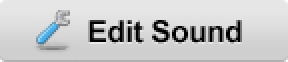
#> input picture media/images/edit_sound-thumbnail.jpg, 144 x 31 px (shown 2 times larger)
$ python images.py ../media/images/edit_sound-thumbnail.jpg 100
#> lines starting #> are read from the running program, lines starting #| are printed output that depends on the picture
#
# Freesound is (c) MUSIC TECHNOLOGY GROUP, UNIVERSITAT POMPEU FABRA
#
# Freesound is free software: you can redistribute it and/or modify
# it under the terms of the GNU Affero General Public License as
# published by the Free Software Foundation, either version 3 of the
# License, or (at your option) any later version.
#
# Freesound is distributed in the hope that it will be useful,
# but WITHOUT ANY WARRANTY; without even the implied warranty of
# MERCHANTABILITY or FITNESS FOR A PARTICULAR PURPOSE.  See the
# GNU Affero General Public License for more details.
#
# You should have received a copy of the GNU Affero General Public License
# along with this program.  If not, see <http://www.gnu.org/licenses/>.
#
# Authors:
#     See AUTHORS file.
#
from PIL import Image, ImageOps
from PIL.Image import Resampling


def extract_square(input_filename, output_filename, size: int):
    """Resize and crop image to square of size `size`.

    If the image is smaller than `size` in both dimensions, it is padded with white.
    If the image is smaller than `size` in only one dimension,
        it is resized to fit the largest dimension and then padded with white.
    Else, it is resized to fit the largest dimension and then cropped to square.

    See https://pillow.readthedocs.io/en/stable/handbook/tutorial.html#relative-resizing
    """
#> called with input_filename = '../media/images/edit_sound-thumbnail.jpg', size = 100
    im = Image.open(input_filename)
#> im is the input picture: PIL image 144x31 RGB; mean R, G, B 198.4, 199.4, 200

    if im.mode not in ("L", "RGB"):
        im = im.convert("RGB")

    if im.size[0] < size and im.size[1] < size:
        im = ImageOps.pad(im, (size, size), method=Resampling.LANCZOS, color="#fff")
    elif (im.size[0] < size < im.size[1]) or (im.size[0] > size > im.size[1]):
        reduced_size = (
            im.size[0] if im.size[0] < size else size,
            im.size[1] if im.size[1] < size else size,
        )
#> reduced_size = (100, 31)
        im = im.resize(reduced_size, resample=Resampling.LANCZOS)
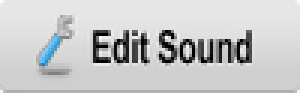
#> im: PIL image 100x31 RGB (shown 3 times larger); mean R, G, B 198.5, 199.5, 200.1
        im = ImageOps.pad(im, (size, size), method=Resampling.LANCZOS, color="#fff")
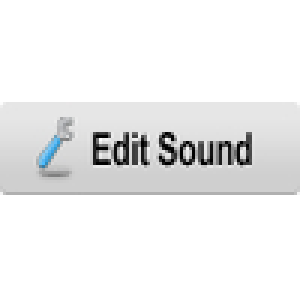
#> im: PIL image 100x100 RGB (shown 3 times larger); mean R, G, B 237.5, 237.8, 238
    else:
        im = ImageOps.fit(im, (size, size), method=Resampling.LANCZOS)
    im.save(output_filename)


if __name__ == "__main__":
    import os.path
    import sys

    input_filename = sys.argv[1]
    size = int(sys.argv[2])
    path, ext = os.path.splitext(input_filename)
    output_filename = path + "_t" + ext
    extract_square(input_filename, output_filename, size)

$ run again, on media/images/edit_wiki_page.png
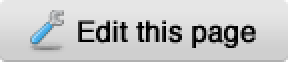
#> input picture media/images/edit_wiki_page.png, 144 x 31 px (shown 2 times larger)
#> in extract_square, im is the input picture: PIL image 144x31 RGBA; mean R, G, B, A 195.5, 196.5, 197, 254.5
#> in extract_square, `im = im.resize(reduced_size, resample=Resampling.LANCZOS)`:
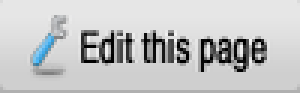
#> im: PIL image 100x31 RGB (shown 3 times larger); mean R, G, B 195.6, 196.6, 197.1
#> in extract_square, `im = ImageOps.pad(im, (size, size), method=Resampling.LANCZOS, color="..`:
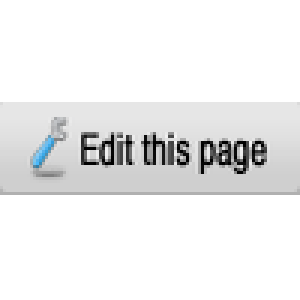
#> im: PIL image 100x100 RGB (shown 3 times larger); mean R, G, B 236.6, 236.9, 237.1
